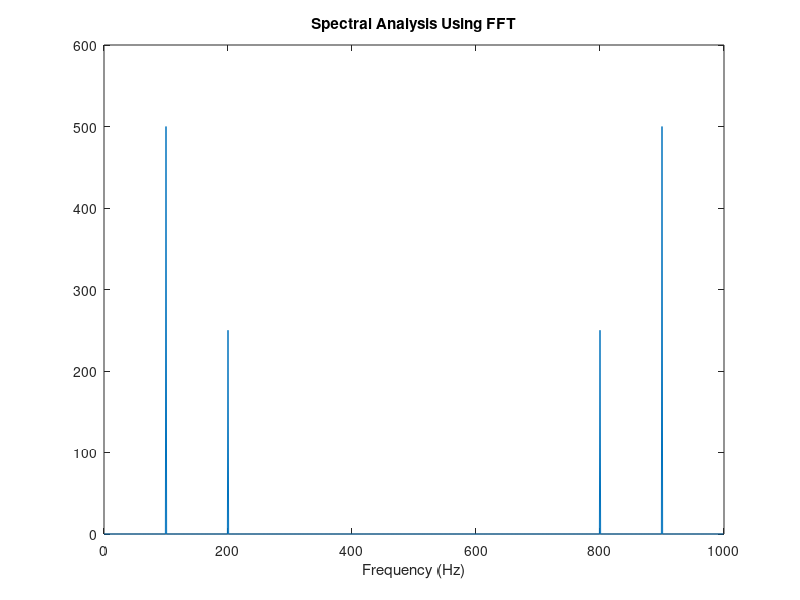

This chart was generated by the following MATLAB code:
%Name: Md. Roknuzzaman Rikon
%ID: 22024014
% Spectral Analysis Using FFT 
Fs = 1000; % Sampling frequency 
t = 0:1/Fs:1-1/Fs; 
x = cos(2*pi*100*t) + 0.5*cos(2*pi*200*t); % Signal with two frequencies 
X = fft(x); 
f = (0:length(X)-1)*Fs/length(X); % Frequency vector 
plot(f, abs(X)); 
title('Spectral Analysis Using FFT'); 
xlabel('Frequency (Hz)'); 
